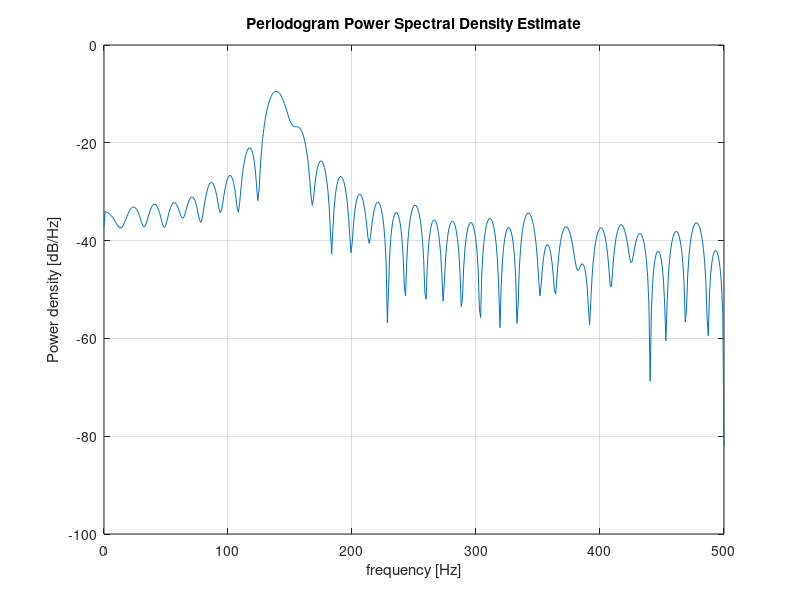

Write MATLAB code to recreate this figure.
clear
randn('state',0);
fs = 1000;                         % Sampling frequency
t = (0:fs/15)./fs;                 % 67 samples
xn = sin(2*pi*150*t) + 2*sin(2*pi*140*t) + 0.1*randn(size(t));
periodogram(xn,[],1024,fs);
